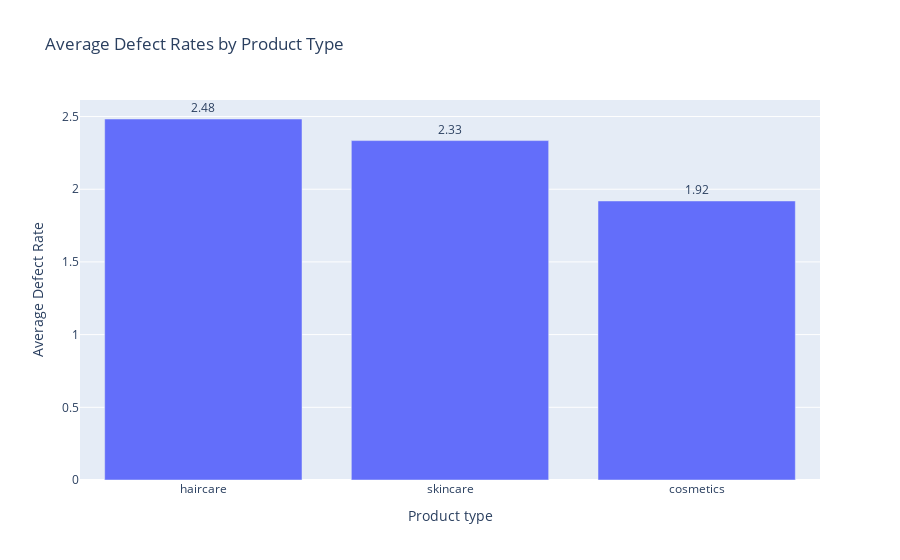

The cell this chart's notebook holds for it:
### Markdown cell above
## Analyze Defect Rate of the product

### Code cell
# Calculate average defect rate by product type
defect_rates_by_product = (
    data.groupby('Product type')['Defect rates']
    .mean()
    .reset_index()
    .sort_values(by='Defect rates', ascending=False)
)

# Plot bar chart
fig = px.bar(
    defect_rates_by_product,
    x='Product type',
    y='Defect rates',
    title='Average Defect Rates by Product Type',
    text='Defect rates'  # show values on bars (optional)
)

fig.update_traces(texttemplate='%{text:.2f}', textposition='outside')
fig.update_layout(yaxis_title='Average Defect Rate')

fig.show()

### Figure 1 — Plotly figure (JSON) as saved in the notebook; plotly's stock layout.template omitted (floating-point values rounded to 4 significant figures)
{"data": [{"alignmentgroup": "True", "hovertemplate": "Product type=%{x}<br>Defect rates=%{text}<extra></extra>", "legendgroup": "", "marker": {"color": "#636efa", "pattern": {"shape": ""}}, "name": "", "offsetgroup": "", "orientation": "v", "showlegend": false, "text": [2.483, 2.335, 1.919], "textposition": "outside", "texttemplate": "%{text:.2f}", "type": "bar", "x": ["haircare", "skincare", "cosmetics"], "xaxis": "x", "y": [2.483, 2.335, 1.919], "yaxis": "y"}], "layout": {"barmode": "relative", "legend": {"tracegroupgap": 0}, "title": {"text": "Average Defect Rates by Product Type"}, "xaxis": {"anchor": "y", "domain": [0, 1], "title": {"text": "Product type"}}, "yaxis": {"anchor": "x", "domain": [0, 1], "title": {"text": "Average Defect Rate"}}}}
